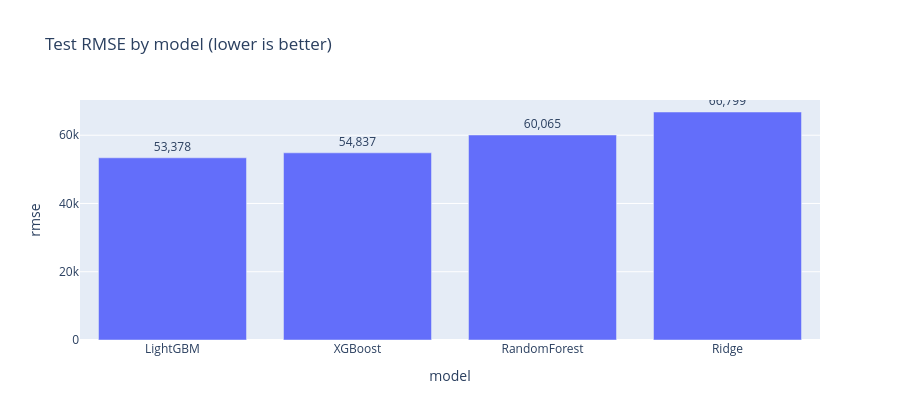

This figure's notebook cell:
### Code cell
fig = px.bar(
    test_metrics.reset_index().rename(columns={"index": "model"}),
    x="model", y="rmse", text="rmse",
    title="Test RMSE by model (lower is better)",
)
fig.update_traces(texttemplate="%{text:,.0f}", textposition="outside")
fig.update_layout(height=420)
fig.show()

### Figure 1 — Plotly figure (JSON) as saved in the notebook; plotly's stock layout.template omitted (floating-point values rounded to 4 significant figures)
{"data": [{"alignmentgroup": "True", "hovertemplate": "model=%{x}<br>rmse=%{text}<extra></extra>", "legendgroup": "", "marker": {"color": "#636efa", "pattern": {"shape": ""}}, "name": "", "offsetgroup": "", "orientation": "v", "showlegend": false, "text": [53380.0, 54840.0, 60060.0, 66800.0], "textposition": "outside", "texttemplate": "%{text:,.0f}", "type": "bar", "x": ["LightGBM", "XGBoost", "RandomForest", "Ridge"], "xaxis": "x", "y": [53380.0, 54840.0, 60060.0, 66800.0], "yaxis": "y"}], "layout": {"barmode": "relative", "height": 420, "legend": {"tracegroupgap": 0}, "title": {"text": "Test RMSE by model (lower is better)"}, "xaxis": {"anchor": "y", "domain": [0, 1], "title": {"text": "model"}}, "yaxis": {"anchor": "x", "domain": [0, 1], "title": {"text": "rmse"}}}}
